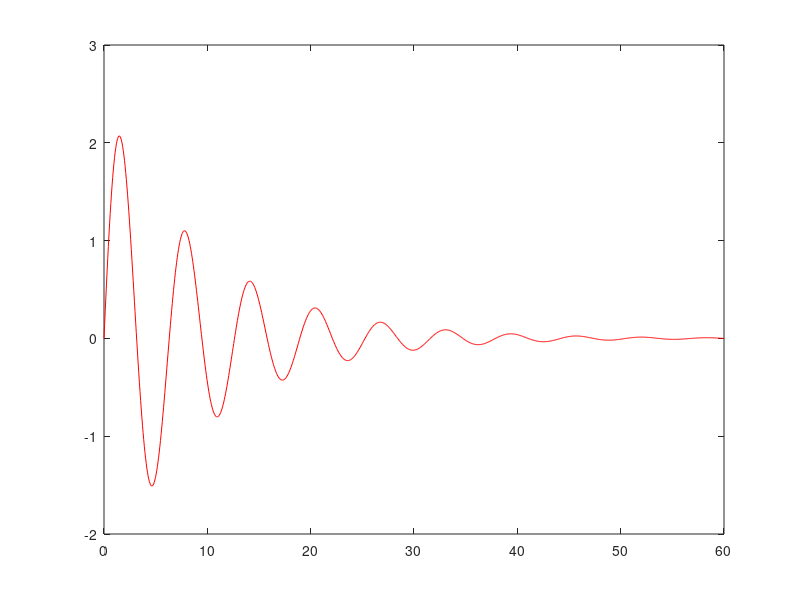

Reproduce this figure in MATLAB. (Note: this script raises an error after producing the figure.)
% Jordan Mayer
% AAE 301 - HW 06

% Pg. 117

% Problem 1
num = [0 0 12/5];
den = [1 1/5 1];

[r, p, k] = residue(num, den)
t=linspace(0,60,1000);
y=zeros(1,1000);
for k=1:1000
    y(k)=2.412*exp(-0.1*t(k))*sin(0.995*t(k));
end

figure(4);
plot(t,y,'-r');hold on;
impulse(num, den,'^c');grid on;title('y(t) (Pg. 117, #1)');
xlabel('t');ylabel('y(t)');legend('y(t)', 'impulse');


% Pg. 121

% Problem 2
num = [0 0 60 0 5 -160];
den = [1 3.1 10.3 24.2 16 0];

[r, p, k] = residue(num, den);

figure(1);
impulse(num, den);grid on;title('y(t) (Pg. 121, #2)');
xlabel('t');ylabel('y(t)');

% Problem 3
num = [0 21284 0 3128 -1192 64];
den = [178542 309804519 3140881044 317032 8 0];

[r, p, k] = residue(num, den);

figure(2);
impulse(num, den);grid on;title('y(t) (Pg. 121, #3)');
xlabel('t');ylabel('y(t)');

% Problem 4
num = [0 4 0 8 0 64];
den = [1 13 -8 54 8 0];

figure(3);
impulse(num, den);grid on;title('y(t) (Pg. 122, #4)');
xlabel('t');ylabel('y(t)');

% Problem 6
num = [0 0 0 4];
den = [2 6 4 0];
t = linspace(0, 50, 1000);
y = zeros(0, 1000);
for k=1:1000
    y(k) = 1 - 2*exp(-t(k)) + exp(-2*t(k));
end
figure(5);
plot(t,y, '-r');hold on;
impulse(num, den, '^c');grid on;title('y(t) (Pg. 122, #6)');
xlabel('t');ylabel('y(t)');legend('y(t)','impulse');